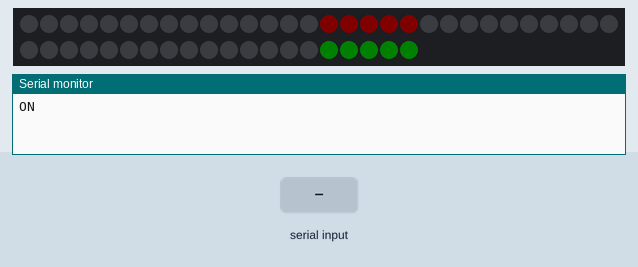
This sketch was run on a simulated Arduino Uno, built with avr-gcc and run on an emulated ATmega328P. On the bench: 50 RGB LEDs in strip order, left to right, continuing on the next row, the last lines printed to the serial monitor. The test bench sets the inputs (shaded band). Dim RGB values are drawn brighter than linear; colours are those a GRB WS2812 strip shows for the declared byte order; random numbers use the default seed unless the sketch sets one.

Above: at 3.6 s.
5.0 s: byte 90 received over Serial
At 5.05 s:
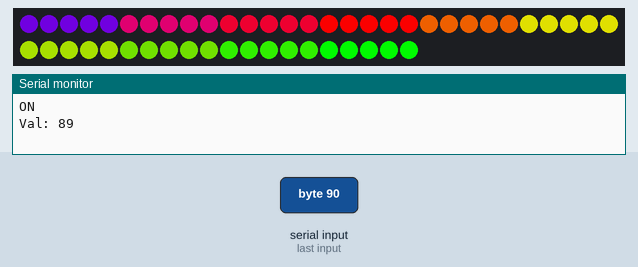
7.7 s: byte 120 received over Serial
At 8.06 s:
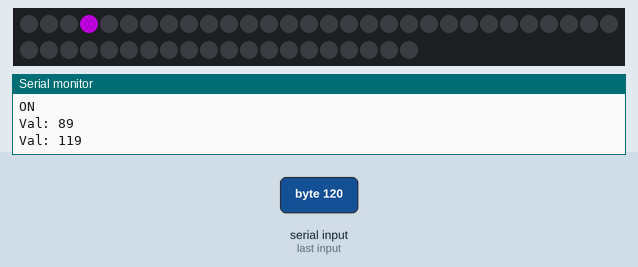

The sketch:

led-box.ino
```cpp
#include <FastLED.h>

// How many leds in your strip?
#define NUM_LEDS 50

#define LEDS_PER_ROW 5
#define NUM_ROWS 10

#define DATA_PIN 3

CRGB leds[NUM_LEDS];

unsigned long last_twinkle = 0;
unsigned long hue = 0;

unsigned long last_msg = 0;


void fadeAll() {
  for (int i = 0; i < NUM_LEDS; i++) {
    leds[i].nscale8(250);
  }
  FastLED.show();
}

void light_row(int row, CRGB colour) {

  if (row > NUM_ROWS) {
    return;
  }

  for (int i = 0; i < LEDS_PER_ROW; i++) {
    int pixel = (LEDS_PER_ROW * row) + i;
    leds[NUM_LEDS - pixel - 1] = colour;
  }
}

void waitFade() {
  while (leds[15].g > 0) {
    fadeAll();
    delay(30);
  }
}

int matrix_row = NUM_ROWS;
int matrix_col = random(LEDS_PER_ROW);

void matrix() {

  for (int i = 0; i < NUM_LEDS; i++) {
    leds[i].nscale8(240);
  }

  if (matrix_row <= 0) {
    matrix_row = NUM_ROWS;
    matrix_col = random(LEDS_PER_ROW);
    hue += 42;
  }

  if (millis() - last_twinkle > 100) {
    last_twinkle = millis();
    matrix_row--;
    int pixel = ((LEDS_PER_ROW) * (matrix_row)) + matrix_col;

    if (matrix_row % 2) {
      pixel = ((LEDS_PER_ROW) * (matrix_row)) + (LEDS_PER_ROW - 1 - matrix_col);
      //pixel += 1;
    }
    leds[NUM_LEDS - pixel - 1] = CHSV(hue, 255, 255);

    FastLED.show();
  }
}


// void serialEvent() {
//   while (Serial.available()) {
//     val = Serial.parseInt();
//     if(val > 0){
//       val--;
//       Serial.print("Val: ");
//       Serial.println(val);
//       FastLED.clear();
//       for (int i = 0; i < val; i++) {
//         hue = map(i, 0, NUM_ROWS, 0, 160);
//         light_row(i, CHSV(hue, 255, 255));

//       }
//       FastLED.show();

//     }


//     last_msg = millis();
//   }
// }


void setup() {

  Serial.begin(115200);
  Serial.println("ON");

  //FastLED.addLeds<NEOPIXEL, DATA_PIN>(leds, NUM_LEDS);
  FastLED.addLeds<WS2812, DATA_PIN, RGB>(leds, 0, NUM_LEDS);

  for (int i = 0; i < NUM_ROWS; i++) {
    hue = map(i, 0, NUM_ROWS, 0, 160);
    light_row(i, CHSV(hue, 255, 255));
  }
  FastLED.show();

  waitFade();
  last_msg = millis();
}

void twinkle() {
  fadeAll();
  if (millis() - last_twinkle > 2000) {
    hue += 30;
    leds[random(NUM_LEDS)] = CHSV(hue, 255, 255);
    last_twinkle = millis();
  }
  FastLED.show();
}

unsigned long row_lit = 0;
int cur_row = 0;

void step_rows() {
  if (millis() - row_lit > 10000) {
    hue = map(cur_row, 0, NUM_ROWS, 0, 160);
    light_row(cur_row, CHSV(hue, 255, 255));
    cur_row++;
    row_lit = millis();
    FastLED.show();
    if (cur_row >= NUM_ROWS) {
      waitFade();
      cur_row = 0;
    }
  }
}

unsigned long swap = 0;
bool make_twinkle = true;
byte val;
void loop() {

  if (millis() - last_msg > 10000) {
    matrix();
  }
  if (Serial.available()) {
    last_msg = millis();
    // read the most recent byte (which will be from 0 to 255):
    byte val = Serial.read();
    if (val > 0) {
      val--;
      Serial.print("Val: ");
      Serial.println(val);
      FastLED.clear();
      for (int i = 0; i < val; i++) {
        hue = map(i, 0, NUM_ROWS, 0, 160);
        light_row(i, CHSV(hue, 255, 255));
      }
      FastLED.show();
    }
  }
}
```

Measured:
- after the input at 5.0 s, the LEDs: first change at once (image 1 shows a later state)
